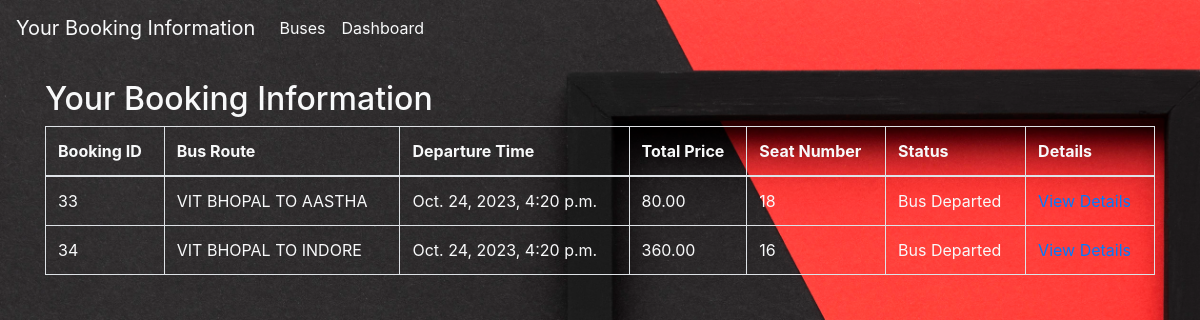
The page /your-booking/ (signed in) on the database its author committed.
### busapp1/models.py (models this page shows, shortened)
class Booking(models.Model):
    user = models.ForeignKey(User, on_delete=models.CASCADE)
    bus = models.ForeignKey(Bus, on_delete=models.CASCADE)
    num_tickets = models.IntegerField( default=1)
    booking_time = models.DateTimeField()
    name = models.CharField(max_length=255, default="")
    address = models.TextField(default="")
    phone = models.CharField(max_length=15, default="")
    age = models.IntegerField(default=0)
    ticket_number = models.CharField(max_length=10,unique=True,default="")  # Add ticket_number
    seat_number = models.IntegerField(null=True, default=None)  # Add seat_number
    total_price = models.DecimalField(max_digits=8, decimal_places=2, default=0.00)  # Add ticket_price

class Bus(models.Model):
    name = models.CharField(max_length=100)
    departure_time = models.DateTimeField(default=default_departure_time)
    total_seats = models.IntegerField()
    available_seats = models.IntegerField()
    ticket_price = models.DecimalField(max_digits=8, decimal_places=2, default=0.00)  # Add ticket_price

### busapp1/views.py (the view)
# urls.py: path('your-booking/', views.YourBookingView.as_view(), name='your_booking'),
class YourBookingView(View):
    def get(self, request):
        user_bookings = Booking.objects.filter(user=request.user)
        for booking in user_bookings:
            if booking.bus.departure_time <= timezone.now():
                booking.status = "Bus Departed"
            else:
                booking.status = "Valid Booking"
        return render(request, 'your_booking.html', {'user_bookings': user_bookings})

### template/your_booking.html (shortened to what this page needs)
<!DOCTYPE html>
<html lang="en">
<head>
    <link rel="stylesheet" href="https://maxcdn.bootstrapcdn.com/bootstrap/4.5.2/css/bootstrap.min.css">
    <link rel="stylesheet" href="/static/custom.css">
</head>
<body style="background-color:lavender;">
    <nav class="navbar navbar-expand-lg  text-light">
        <a class="navbar-brand text-light" href="#">Your Booking Information</a>
        <div class="collapse navbar-collapse" id="navbarNav">
            <ul class="navbar-nav">
                <li class="nav-item">
                    <a class="nav-link text-light" href="{% url 'bus_list' %}">Buses</a>
                </li>
                <li class="nav-item">
                    <a class="nav-link text-light" href="{% url 'dashboard' %}">Dashboard</a>
                </li>
            </ul>
        </div>
    </nav>
    <div class="container mt-4 text-light">
        <h2>Your Booking Information</h2>
        <div class="row">
            <div class="col-md-12">
                <table class="table table-bordered text-light">
                    <thead>
                        <tr>
                            <th>Booking ID</th>
                            <th>Bus Route</th>
                            <th>Departure Time</th>
                            <th>Total Price</th>
                            <th>Seat Number</th>
                            <th>Status</th>
                            <th>Details</th>
                        </tr>
                    </thead>
                    <tbody>
                        {% for booking in user_bookings %}
                            <tr>
                                <td>{{ booking.id }}</td>
                                <td>{{ booking.bus.name }}</td>
                                <td>{{ booking.bus.departure_time }}</td>
                                <td>{{ booking.total_price }}</td>
                                <td>{{ booking.seat_number }}</td>
                                <td>{{ booking.status }}</td>
                                <td>
                                    <a href="{% url 'ticket_details' booking.id %}">View Details</a>
                                </td>
                            </tr>
                        {% endfor %}
                    </tbody>
                </table>
            </div>
        </div>
    </div>
</body>
</html>

### static/custom.css (style rules this page uses)
body { min-height: 100vh; background-image: url("/static/black-frame-with-copy-space-top-view.jpg"); background-size: cover; background-position: center; background-attachment: fixed; }

### template/your_booking.html (style rules this page uses)
body { min-height: 100vh; background-image: url("../static/black-frame-with-copy-space-top-view.jpg"); background-size: cover; background-position: center; background-attachment: fixed; }

### rows shown on the page
Booking: id "33", bus.name "VIT BHOPAL TO AASTHA", bus.departure_time "Oct. 24, 2023, 4:20 p.m.", total_price "80.00", seat_number "18", status "Bus Departed"
Booking: id "34", bus.name "VIT BHOPAL TO INDORE", bus.departure_time "Oct. 24, 2023, 4:20 p.m.", total_price "360.00", seat_number "16", status "Bus Departed"
